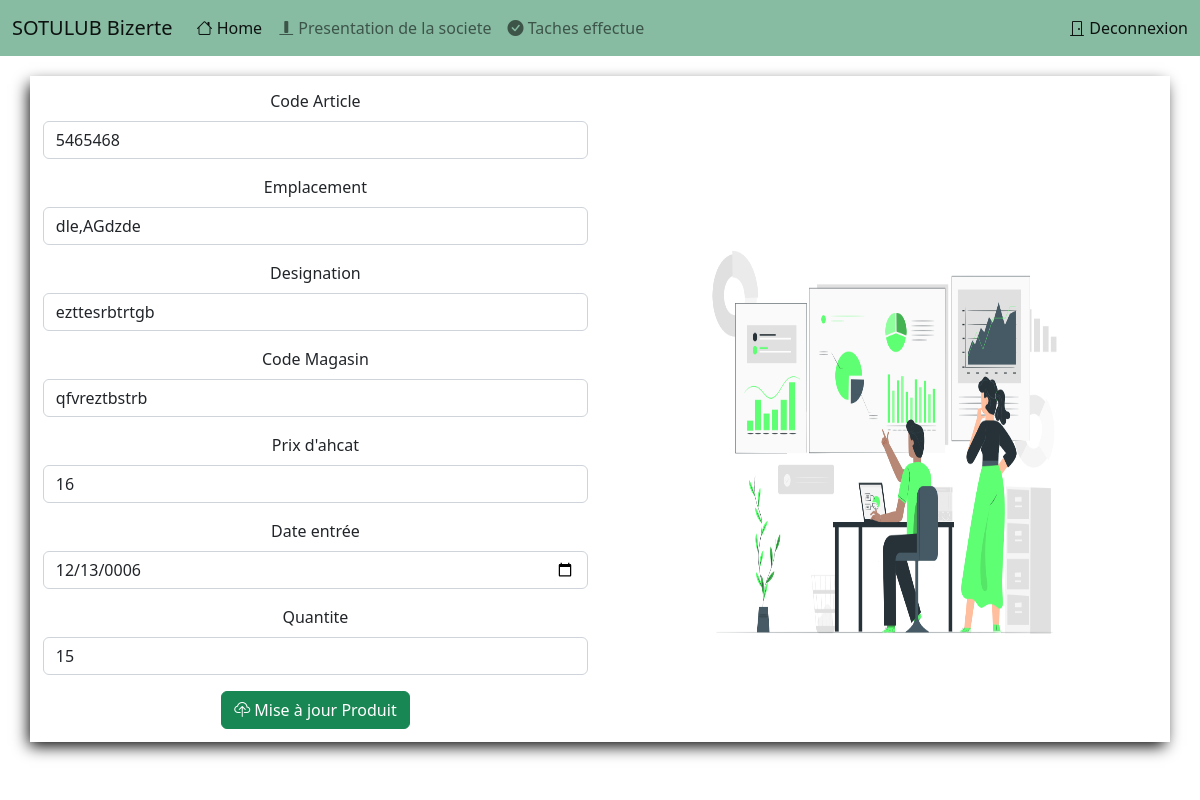
The app's page /update.php?id=2 with its own data.
### tables this page shows
CREATE TABLE IF NOT EXISTS `produit_magasin` (
  `id_produit` int NOT NULL AUTO_INCREMENT,
  `code_article` varchar(50) NOT NULL,
  `Emplacement` varchar(20) NOT NULL,
  `designation` varchar(100) NOT NULL,
  `code_mag` varchar(20) NOT NULL,
  `prix` double NOT NULL,
  `date_entree` date NOT NULL,
  `quantité` int NOT NULL,
  PRIMARY KEY (`id_produit`)
);

### update.php (called while the page is built, shortened)
<?php
    include 'connexion.php';
    if(array_key_exists('id',$_GET)){
    $id=$_GET['id'];
    $query=$pdo->prepare('select * from produit_magasin where id_produit=:id');
    $query->execute(['id'=>$id]);
    $produits=$query->fetch();
    }
    include 'update.phtml';
?>

### update.phtml (the view, shortened to what this page needs)
<!DOCTYPE html>
<html lang="en">
<head>
    <link href="https://cdn.jsdelivr.net/npm/bootstrap@5.2.3/dist/css/bootstrap.min.css" rel="stylesheet">
    <link rel="stylesheet" href="https://cdn.jsdelivr.net/npm/bootstrap-icons@1.10.2/font/bootstrap-icons.css">
</head>
<header>
<nav class="navbar navbar-expand-lg bg-body-tertiary" id="nav">
  <div class="container-fluid">
    <a class="navbar-brand" href="#">SOTULUB Bizerte</a>
    <div class="collapse navbar-collapse" id="navbarText">
      <ul class="navbar-nav me-auto mb-2 mb-lg-0">
        <li class="nav-item">
          <a class="nav-link active" aria-current="page" href="#"><i class="bi bi-house"></i> Home</a>
        </li>
        <li class="nav-item">
          <a class="nav-link" href="#"><i class="bi bi-align-bottom"></i> Presentation de la societe </a>
        </li>
        <li class="nav-item">
          <a class="nav-link" href="#"><i class="bi bi-check-circle-fill"></i> Taches effectue</a>
        </li>
      </ul>
      <span class="navbar-text">
     <a href="deconnexion.php"><i class="bi bi-door-closed"></i> Deconnexion</a>
      </span>
    </div>
  </div>
</nav>
</header>
<body>
<div class="container text-center" id="form1">
  <div class="row">
    <div class="col">
    <form action="update.php" method="POST">
  <div class="mb-3">
    <label for="codearticle" class="form-label" >Code Article</label>
    <input type="text" class="form-control"  id="#" name="code_article" value="<?=$produits['code_article'] ?>">
  </div>
  <div class="mb-3">
    <label for="Emplacement" class="form-label">Emplacement</label>
    <input type="text" class="form-control"  id="#" name="Emplacement" value="<?=$produits['Emplacement'] ?>">
  </div>
  <div class="mb-3">
    <label for="Designation" class="form-label">Designation</label>
    <input type="text" class="form-control"  id="#" name="Designation" value="<?=$produits['designation'] ?>">
  </div>
  <div class="mb-3">
    <label for="Code magasin" class="form-label">Code Magasin</label>
    <input type="text" class="form-control"  id="#" name="code_mag" value="<?=$produits['code_mag'] ?>">
  </div>
  <div class="mb-3">
    <label for="prix" class="form-label">Prix d'ahcat</label>
    <input type="text" class="form-control"  id="#" name="prix" value="<?=$produits['prix'] ?>">
  </div>
  <div class="mb-3">
    <label for="date_entree" class="form-label">Date entrée</label>
    <input type="date" class="form-control"  id="#" name="date_entree" value="<?=$produits['date_entree'] ?>">
  </div>
  <div class="mb-3">
    <label for="quantite" class="form-label">Quantite</label>
    <input type="number" class="form-control"  id="#" name="quantite" value="<?=$produits['quantité'] ?>">
  </div>
  <button type="submit" class="btn btn-success" name="update"><i class="bi bi-cloud-upload"></i> Mise à jour Produit</button>
</form>
    </div>
    <div class="col">
      <img src="media/Admin5.PNG" alt="Bienvenue admin" id="img">
    </div>
  </div>
</div>
</body>

### update.phtml (style rules this page uses)
#nav { background-color: #87bba2; }
#form1 { margin-top:20px; -webkit-box-shadow: -3px 6px 15px -2px #000000; box-shadow: -3px 6px 15px -2px #000000; padding: 0.8em; }
#img { height:110%; width:70%; }
a { text-decoration:none; }

### records on screen
produit_magasin: code_article "5465468", Emplacement "dle,AGdzde", Designation "ezttesrbtrtgb", code_mag "qfvreztbstrb", prix "16", date_entree "12/13/0006", quantite "15"
